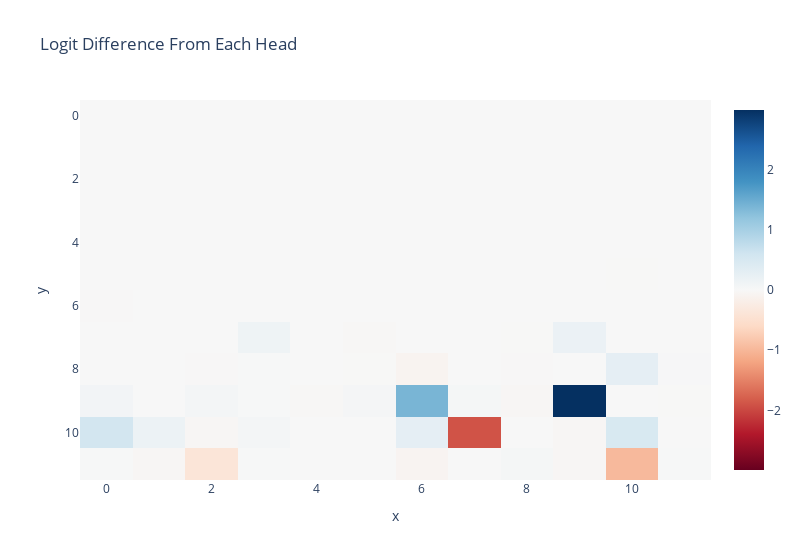

Source (notebook cell):
### Markdown cell above
#### Head Attribution
We can further break down the output of each attention layer into the sum of the outputs of each attention head. Each attention layer consists of 12 heads in GPT-2 Small, which each act independently and additively.

<details> <summary>Decomposing attention output into sums of heads</summary>

The standard way to compute the output of an attention layer is by concatenating the mixed values `z` of each head, and multiplying by a big output weight matrix. But as described in [A Mathematical Framework](https://transformer-circuits.pub/2021/framework/index.html) this is equivalent to splitting the output weight matrix into a per-head output (here `model.blocks[k].attn.W_O`) and adding them up (including an overall bias term for the entire layer)

</details>

### Code cell
per_head_logit_diffs, labels = direct_logit_attribution(model, prompts, cache, answer_tokens, decomposition="attention_heads")

per_head_logit_diffs_np = per_head_logit_diffs.cpu().numpy()
imshow(
    per_head_logit_diffs_np,
    labels={"x": "Head", "y": "Layer"},
    title="Logit Difference From Each Head",
    width=800,
)

### Figure 1 — Plotly figure (JSON) as saved in the notebook; plotly's stock layout.template omitted (floating-point values rounded to 4 significant figures; data arrays with more than 128 entries replaced by an {"elided": "..."} marker saying what was removed)
{"data": [{"coloraxis": "coloraxis", "hovertemplate": "Head: %{x}<br>Layer: %{y}<br>color: %{z}<extra></extra>", "name": "0", "type": "heatmap", "xaxis": "x", "yaxis": "y", "z": {"elided": "12x12 float values"}}], "layout": {"coloraxis": {"cmid": 0, "colorscale": [[0, "rgb(103,0,31)"], [0.1, "rgb(178,24,43)"], [0.2, "rgb(214,96,77)"], [0.3, "rgb(244,165,130)"], [0.4, "rgb(253,219,199)"], [0.5, "rgb(247,247,247)"], [0.6, "rgb(209,229,240)"], [0.7, "rgb(146,197,222)"], [0.8, "rgb(67,147,195)"], [0.9, "rgb(33,102,172)"], [1, "rgb(5,48,97)"]]}, "title": {"text": "Logit Difference From Each Head"}, "width": 800, "xaxis": {"anchor": "y", "domain": [0, 1], "title": {"text": "x"}}, "yaxis": {"anchor": "x", "autorange": "reversed", "domain": [0, 1], "title": {"text": "y"}}}}
